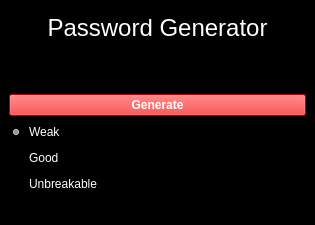
<?xml version="1.0" encoding="UTF-8"?>
<ui version="4.0">
 <class>MainWindow</class>
 <widget class="QMainWindow" name="MainWindow">
  <property name="geometry">
   <rect>
    <x>0</x>
    <y>0</y>
    <width>315</width>
    <height>225</height>
   </rect>
  </property>
  <property name="windowTitle">
   <string>Password Generator</string>
  </property>
  <property name="windowIcon">
   <iconset>
    <normaloff>key.png</normaloff>key.png</iconset>
  </property>
  <property name="styleSheet">
   <string notr="true">background-color: rgb(0, 0, 0);
color: rgb(255, 255, 255);</string>
  </property>
  <widget class="QWidget" name="centralwidget">
   <layout class="QGridLayout" name="gridLayout">
    <item row="1" column="0">
     <widget class="QLineEdit" name="lineEdit">
      <property name="sizePolicy">
       <sizepolicy hsizetype="Preferred" vsizetype="Preferred">
        <horstretch>0</horstretch>
        <verstretch>0</verstretch>
       </sizepolicy>
      </property>
      <property name="alignment">
       <set>Qt::AlignCenter</set>
      </property>
     </widget>
    </item>
    <item row="4" column="0">
     <widget class="QRadioButton" name="rd_weak">
      <property name="text">
       <string>Weak</string>
      </property>
      <property name="checked">
       <bool>true</bool>
      </property>
     </widget>
    </item>
    <item row="7" column="0">
     <widget class="QRadioButton" name="rd_unbreakable">
      <property name="text">
       <string>Unbreakable</string>
      </property>
     </widget>
    </item>
    <item row="0" column="0">
     <widget class="QLabel" name="label">
      <property name="font">
       <font>
        <pointsize>18</pointsize>
       </font>
      </property>
      <property name="text">
       <string>Password Generator</string>
      </property>
      <property name="alignment">
       <set>Qt::AlignCenter</set>
      </property>
     </widget>
    </item>
    <item row="6" column="0">
     <widget class="QRadioButton" name="rd_good">
      <property name="text">
       <string>Good</string>
      </property>
     </widget>
    </item>
    <item row="3" column="0">
     <widget class="QPushButton" name="generate_btn">
      <property name="font">
       <font>
        <pointsize>9</pointsize>
        <bold>true</bold>
       </font>
      </property>
      <property name="styleSheet">
       <string notr="true">background-color: rgb(255, 0, 0);</string>
      </property>
      <property name="text">
       <string>Generate</string>
      </property>
     </widget>
    </item>
   </layout>
  </widget>
  <widget class="QStatusBar" name="statusbar"/>
 </widget>
 <resources/>
 <connections/>
</ui>
